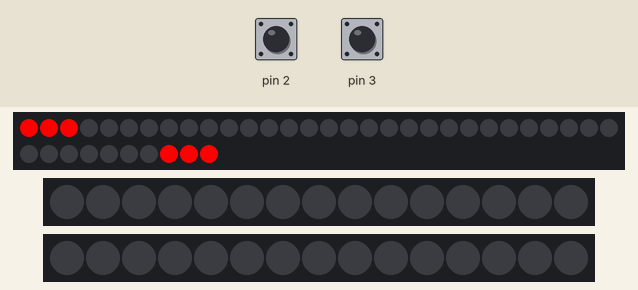
The sketch below on a simulated Arduino Uno, built with avr-gcc and run on an emulated ATmega328P. On the bench: 40 RGB LEDs in strip order, left to right, continuing on the next row, 2 × 15 RGB LEDs in strip order, left to right. The inputs (shaded band) are chosen by the test bench; at power-on: pin 2 HIGH, pin 3 HIGH.

Above: at 1.2 s.
1.3 s: pin 2 pulled LOW for 0.15 s
At 1.37 s:
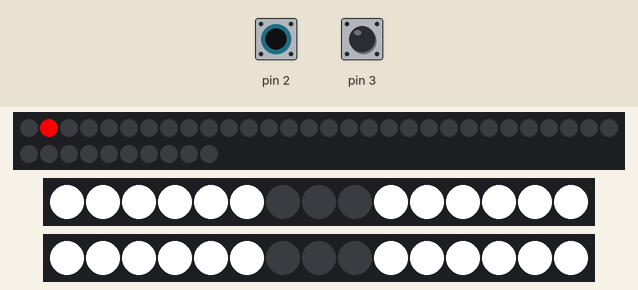
2.0 s: pin 3 pulled LOW for 0.15 s
At 2.4 s:
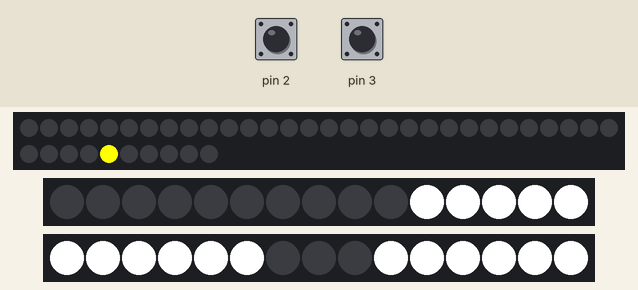
2.7 s: pin 2 pulled LOW for 1 s
At 3.43 s:
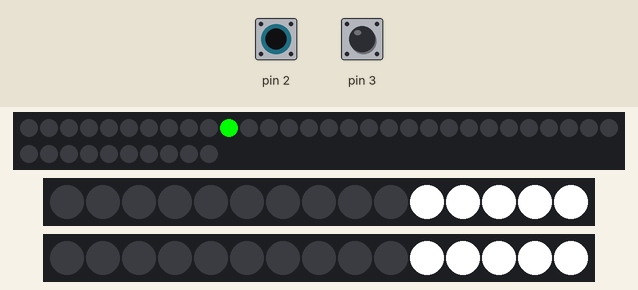
4.3 s: pin 3 pulled LOW for 1 s
At 22.56 s:
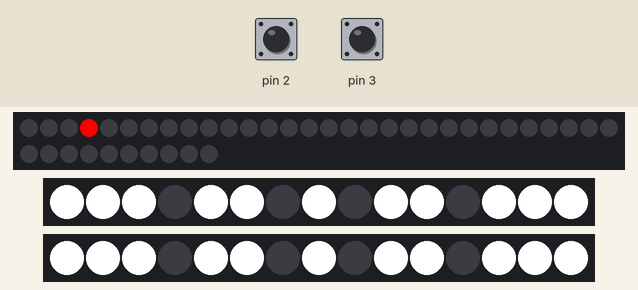

The sketch:

1DPong.ino
```cpp
#include <FastLED.h>
#define NUM_LEDS1 40
#define NUM_LEDS2 15
#define NUM_LEDS3 15
CRGB leds1[NUM_LEDS1];
CRGB leds2[NUM_LEDS2];
CRGB leds3[NUM_LEDS3];
const byte N0[12] = {0, 9, 10, 1, 11, 2, 12, 3, 13, 4, 5, 14};
const byte N1[5] = {10, 11, 12, 13, 14};
const byte N2[11] = {0, 9, 10, 11, 2, 7, 12, 3, 4, 5, 14};
const byte N3[11] = {0, 9, 10, 11, 2, 7, 12, 13, 4, 5, 14};
const byte N4[9] = {0, 10, 1, 11, 2, 7, 12, 13, 14};
const byte N5[11] = {0, 9, 10, 1, 2, 7, 12, 13, 4, 5, 14};
const byte N6[12] = {0, 9, 10, 1, 2, 7, 12, 3, 13, 4, 5, 14};
const byte N7[7] = {0, 9, 10, 11, 12, 13, 14};
const byte N8[13] = {0, 9, 10, 1, 11, 2, 7, 12, 3, 13, 4, 5, 14};
const byte N9[12] = {0, 9, 10, 1, 11, 2, 7, 12, 13, 4, 5, 14};
byte gamestate = 0;
byte start;
byte redscore = 0;
byte greenscore = 0;
char i;
char m;
int x;
char ledposition;
bool redpush = 0;
bool greenpush = 0;
bool greenwin = 0;
bool redwin = 0;
bool dooncered = 0;
bool dooncegreen = 0;
unsigned long starttime;
unsigned long currenttime;
unsigned int waittime = 60;

void RED() {
  if (dooncered == 0) {
    switch (gamestate) {
      case 0:
        gamestate = 1;
        start = 0;
        dooncered = 1;
        break;
      case 1:
        if (start == 1) {
          redpush = 1;
        }
        dooncered = 1;
        break;
      case 2:
        redpush = 1;
        dooncered = 1;
        break;
    }
  }
}

void GREEN() {
  if (dooncegreen == 0) {
    switch (gamestate) {
      case 0:
        gamestate = 1;
        start = 1;
        dooncegreen = 1;
      case 1:
        if (start == 0) {
          greenpush = 1;
        }
        dooncegreen = 1;
        break;
      case 3:
        greenpush = 1;
        dooncegreen = 1;
        break;
    }
  }
}

void setup() {
  FastLED.addLeds<WS2812B, 8, GRB>(leds1, NUM_LEDS1);
  FastLED.addLeds<WS2812B, 9, GRB>(leds2, NUM_LEDS2);
  FastLED.addLeds<WS2812B, 10, GRB>(leds3, NUM_LEDS3);
  pinMode(2, INPUT_PULLUP);
  pinMode(3, INPUT_PULLUP);
  attachInterrupt(0, RED, FALLING);
  attachInterrupt(1, GREEN, FALLING);
}

void loop() {
  switch (gamestate) {
    case 0:
      leds1[0].setRGB(255, 0, 0);
      leds1[1].setRGB(255, 0, 0);
      leds1[2].setRGB(255, 0, 0);
      leds1[37].setRGB(255, 0, 0);
      leds1[38].setRGB(255, 0, 0);
      leds1[39].setRGB(255, 0, 0);
      FastLED.show();
      break;
    case 1:
      showscore();
      if (start == 0) {
        redtogreenstart();
      }
      else {
        greentoredstart();
      }
      break;
    case 2:
      if (ledposition > 34) {
        dooncered = 0;
        greentored();
      }
      else {
        redwin = 1;
        gamestate = 4;
      }
      break;
    case 3:
      if (ledposition < 5) {
        dooncegreen = 0;
        redtogreen();
      }
      else {
        greenwin = 1;
        gamestate = 4;
      }
      break;
    case 4:
      waittime = 60;
      if (redwin == 1) {
        redwin = 0;
        redscore++;
        if (redscore == 10) {
          redwinanimation();
          gamestate = 0;
          redscore = 0;
          greenscore = 0;
          dooncered = 0;
          dooncegreen = 0;
          leds2off();
          leds3off();
        }
        else {
          showscore();
          start = 1;
          gamestate = 1;
          dooncered = 0;
        }
      }
      if (greenwin == 1) {
        greenwin = 0;
        greenscore++;
        if (greenscore == 10) {
          greenwinanimation();
          gamestate = 0;
          redscore = 0;
          greenscore = 0;
          dooncered = 0;
          dooncegreen = 0;
          leds2off();
          leds3off();
        }
        else {
          showscore();
          start = 0;
          gamestate = 1;
          dooncegreen = 0;
        }
      }
      break;
  }
}

void redtogreenstart() {
  dooncered = 0;
  for (i = 0; i < NUM_LEDS1; i++) {
    leds1off();
    if (i < 5) {
      leds1[i].setRGB(255, 0, 0);
    }
    if (i >= 5 && i < 10) {
      leds1[i].setRGB(255, 255, 0);
    }
    if (i >= 10 && i < 30) {
      leds1[i].setRGB(0, 255, 0);
    }
    if (i >= 30 && i < 35) {
      leds1[i].setRGB(255, 255, 0);
    }
    if (i > 34) {
      leds1[i].setRGB(255, 0, 0);
    }
    FastLED.show();
    if (greenpush == 1) {
      ledposition = i;
      i = NUM_LEDS1;
      gamestate = 2;
      greenpush = 0;
    }
    pause();
    if (i == 39) {
      redwin = 1;
      gamestate = 4;
    }
  }
}

void greentoredstart() {
  dooncegreen = 0;
  for (i = 39; i > -1; i = i - 1) {
    leds1off();
    if (i < 5) {
      leds1[i].setRGB(255, 0, 0);
    }
    if (i >= 5 && i < 10) {
      leds1[i].setRGB(255, 255, 0);
    }
    if (i >= 10 && i < 30) {
      leds1[i].setRGB(0, 255, 0);
    }
    if (i >= 30 && i < 35) {
      leds1[i].setRGB(255, 255, 0);
    }
    if (i > 34) {
      leds1[i].setRGB(255, 0, 0);
    }
    FastLED.show();
    if (redpush == 1) {
      ledposition = i;
      i = -1;
      gamestate = 3;
      redpush = 0;
    }
    pause();
    if (i == 0) {
      greenwin = 1;
      gamestate = 4;
    }
  }
}

void redtogreen() {
  if (waittime == 3) {
  }
  else {
    waittime = waittime - 3;
  }
  for (i = ledposition; i < NUM_LEDS1; i++) {
    leds1off();
    if (i < 5) {
      leds1[i].setRGB(255, 0, 0);
    }
    if (i >= 5 && i < 10) {
      leds1[i].setRGB(255, 255, 0);
    }
    if (i >= 10 && i < 30) {
      leds1[i].setRGB(0, 255, 0);
    }
    if (i >= 30 && i < 35) {
      leds1[i].setRGB(255, 255, 0);
    }
    if (i > 34) {
      leds1[i].setRGB(255, 0, 0);
    }
    FastLED.show();
    if (greenpush == 1) {
      ledposition = i;
      i = NUM_LEDS1;
      gamestate = 2;
      greenpush = 0;
    }
    pause();
    if (i == 39) {
      redwin = 1;
      gamestate = 4;
    }
  }
}

void greentored() {
  if (waittime == 3) {
  }
  else {
    waittime = waittime - 3;
  }
  for (i = ledposition; i > -1; i = i - 1) {
    leds1off();
    if (i < 5) {
      leds1[i].setRGB(255, 0, 0);
    }
    if (i >= 5 && i < 10) {
      leds1[i].setRGB(255, 255, 0);
    }
    if (i >= 10 && i < 30) {
      leds1[i].setRGB(0, 255, 0);
    }
    if (i >= 30 && i < 35) {
      leds1[i].setRGB(255, 255, 0);
    }
    if (i > 34) {
      leds1[i].setRGB(255, 0, 0);
    }
    FastLED.show();
    if (redpush == 1) {
      ledposition = i;
      i = -1;
      gamestate = 3;
      redpush = 0;
    }
    pause();
    if (i == 0) {
      greenwin = 1;
      gamestate = 4;
    }
  }
}

void showscore() {
  leds2off();
  leds3off();
  switch (redscore) {
    case 0:
      for (i = 0; i < sizeof(N0); i++) {
        leds2[N0[i]].setRGB(255, 255, 255);
      }
      break;
    case 1:
      for (i = 0; i < sizeof(N1); i++) {
        leds2[N1[i]].setRGB(255, 255, 255);
      }
      break;
    case 2:
      for (i = 0; i < sizeof(N2); i++) {
        leds2[N2[i]].setRGB(255, 255, 255);
      }
      break;
    case 3:
      for (i = 0; i < sizeof(N3); i++) {
        leds2[N3[i]].setRGB(255, 255, 255);
      }
      break;
    case 4:
      for (i = 0; i < sizeof(N4); i++) {
        leds2[N4[i]].setRGB(255, 255, 255);
      }
      break;
    case 5:
      for (i = 0; i < sizeof(N5); i++) {
        leds2[N5[i]].setRGB(255, 255, 255);
      }
      break;
    case 6:
      for (i = 0; i < sizeof(N6); i++) {
        leds2[N6[i]].setRGB(255, 255, 255);
      }
      break;
    case 7:
      for (i = 0; i < sizeof(N7); i++) {
        leds2[N7[i]].setRGB(255, 255, 255);
      }
      break;
    case 8:
      for (i = 0; i < sizeof(N8); i++) {
        leds2[N8[i]].setRGB(255, 255, 255);
      }
      break;
    case 9:
      for (i = 0; i < sizeof(N9); i++) {
        leds2[N9[i]].setRGB(255, 255, 255);
      }
      break;
  }
  switch (greenscore) {
    case 0:
      for (i = 0; i < sizeof(N0); i++) {
        leds3[N0[i]].setRGB(255, 255, 255);
      }
      break;
    case 1:
      for (i = 0; i < sizeof(N1); i++) {
        leds3[N1[i]].setRGB(255, 255, 255);
      }
      break;
    case 2:
      for (i = 0; i < sizeof(N2); i++) {
        leds3[N2[i]].setRGB(255, 255, 255);
      }
      break;
    case 3:
      for (i = 0; i < sizeof(N3); i++) {
        leds3[N3[i]].setRGB(255, 255, 255);
      }
      break;
    case 4:
      for (i = 0; i < sizeof(N4); i++) {
        leds3[N4[i]].setRGB(255, 255, 255);
      }
      break;
    case 5:
      for (i = 0; i < sizeof(N5); i++) {
        leds3[N5[i]].setRGB(255, 255, 255);
      }
      break;
    case 6:
      for (i = 0; i < sizeof(N6); i++) {
        leds3[N6[i]].setRGB(255, 255, 255);
      }
      break;
    case 7:
      for (i = 0; i < sizeof(N7); i++) {
        leds3[N7[i]].setRGB(255, 255, 255);
      }
      break;
    case 8:
      for (i = 0; i < sizeof(N8); i++) {
        leds3[N8[i]].setRGB(255, 255, 255);
      }
      break;
    case 9:
      for (i = 0; i < sizeof(N9); i++) {
        leds3[N9[i]].setRGB(255, 255, 255);
      }
      break;
  }
  FastLED.show();
}

void redwinanimation() {
  leds1off();
  leds2off();
  leds3off();
  for (i = 0; i < 4; i++) {
    for (m = 0; m < NUM_LEDS2; m++) {
      leds2[m].setRGB(0, 255, 0);
    }
    for (m = 0; m < NUM_LEDS3; m++) {
      leds3[m].setRGB(255, 0, 0);
    }
    FastLED.show();
    delay(500);
    for (m = 0; m < NUM_LEDS2; m++) {
      leds2[m].setRGB(0, 0, 0);
    }
    for (m = 0; m < NUM_LEDS3; m++) {
      leds3[m].setRGB(0, 0, 0);
    }
    FastLED.show();
    delay(500);
  }
}

void greenwinanimation() {
  leds1off();
  leds2off();
  leds3off();
  for (i = 0; i < 4; i++) {
    for (m = 0; m < NUM_LEDS3; m++) {
      leds3[m].setRGB(0, 255, 0);
    }
    for (m = 0; m < NUM_LEDS2; m++) {
      leds2[m].setRGB(255, 0, 0);
    }
    FastLED.show();
    delay(500);
    for (m = 0; m < NUM_LEDS2; m++) {
      leds3[m].setRGB(0, 0, 0);
    }
    for (m = 0; m < NUM_LEDS3; m++) {
      leds2[m].setRGB(0, 0, 0);
    }
    FastLED.show();
    delay(500);
  }
}

void leds2off() {
  for (m = 0; m < NUM_LEDS2; m++) {
    leds2[m].setRGB(0, 0, 0);
  }
}

void leds3off() {
  for (m = 0; m < NUM_LEDS3; m++) {
    leds3[m].setRGB(0, 0, 0);
  }
}

void leds1off() {
  for (m = 0; m < NUM_LEDS1; m++) {
    leds1[m].setRGB(0, 0, 0);
  }
}

void pause() {
  starttime = millis();
  currenttime = millis();
  while (currenttime - starttime <= waittime) {
    currenttime = millis();
  }
}
```

Measured:
- after the input at 1.3 s, the LEDs: first change at once (image 1 shows a later state)
- after the input at 2.0 s, the LEDs: first differ from a run without the input after 0.08 s (image 2 shows a later state)
- after the input at 2.7 s, the LEDs: first differ from a run without the input after 0.09 s (image 3 shows a later state)
